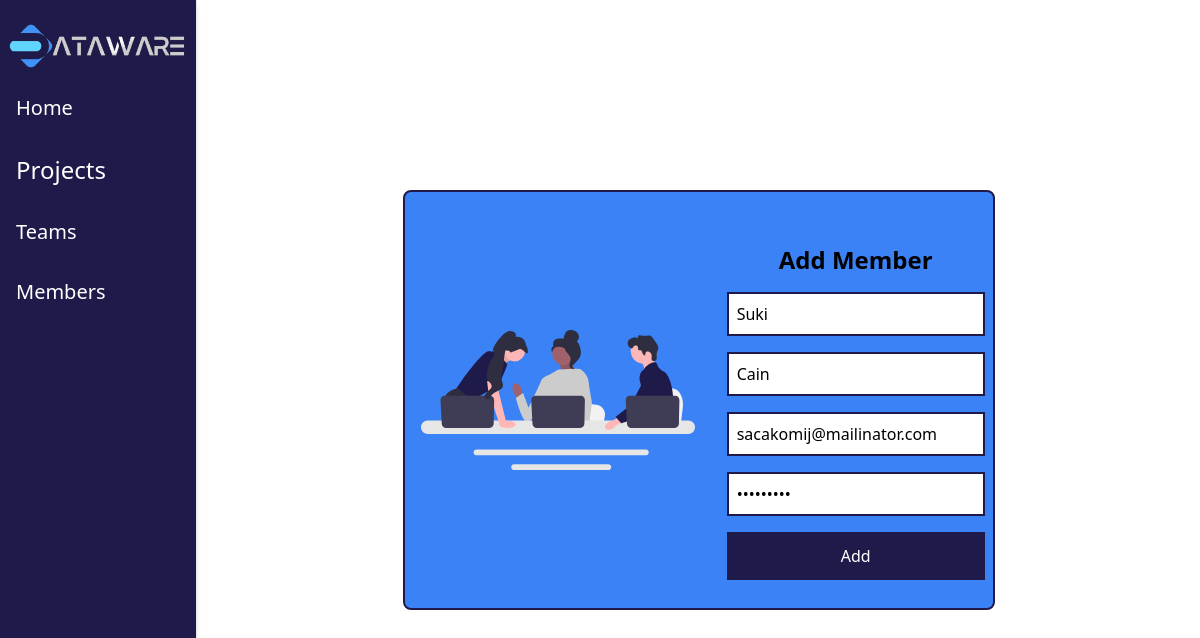
The page /ScrumMaster/updatemember.php?iduser=1 on the database its author committed.
### tables this page shows
CREATE TABLE `users` (
  `iduser` int(11) NOT NULL,
  `password` varchar(255) DEFAULT NULL,
  `email` varchar(255) DEFAULT NULL,
  `rol` int(11) DEFAULT 0,
  `firstname` varchar(50) DEFAULT NULL,
  `lastname` varchar(50) DEFAULT NULL,
  `idteam` int(11) DEFAULT NULL,
  `idproject` int(11) DEFAULT NULL
);

### ScrumMaster/updatemember.php (the view, shortened to what this page needs)
<?php
include ('../connect.php');
?>
<!DOCTYPE html>
<html>
<head>
<link href="https://cdnjs.cloudflare.com/ajax/libs/flowbite/2.2.0/flowbite.min.css" rel="stylesheet" />
    <script src="https://cdn.tailwindcss.com"></script>
</head>
<body class="md:overflow-y-hidden">
    <div class="flex gap-4 mr-4">
        <div class="h-screen w-1/6 bg-white border-r shadow-md md:bg-dark">
            <ul class="space-y-4 text-lg sidebar bg-dark text-white mt-5">
                <div class="flex items-center justify-center">
                    <img src="../image/testlogo.png" alt="logo.png" class="w-full">
                </div>
                <li>
                    <a href="index.php" class="block py-2 px-4 hover:bg-btn hover:text-dark text-xl">Home</a>
                </li>
                <li>
                    <a href="./projet.php" class="block py-2 px-4 hover:bg-btn hover:text-dark text-2xl">Projects</a>
                </li>
                <li>
                    <a href="./teams.php" class="block py-2 px-4 hover:bg-btn hover:text-dark text-xl">Teams</a>
                </li>
                <li>
                    <a href="./member.php" class="block py-2 px-4 hover:bg-btn hover:text-dark text-xl">Members</a>
                </li>
            </ul>
        </div>
  <?php
$data = array();
     if (isset($_GET['iduser'])) {
    $iduser = $_GET['iduser'];
    $sql = "SELECT firstname,lastname,email,password from users WHERE iduser =:iduser";
    $sth = $conn->prepare($sql);
    $sth->execute(['iduser' => $iduser]);
    $data = $sth->fetchAll();
     }
     ?>
        <div class="border-2 border-dark bg-blueText2 md:m-auto md:w-1/2 grid grid-cols-1 md:grid mx-2 md:grid-cols-2 md:gap-10 rounded-lg mt-12">
            <img  class=" md:m-auto md:ml-4" src="../image/undraw_engineering_team_a7n2.svg" alt="signup" >
         <div class="flex flex-col items-center   md:w-full mt-10  ">
         <h1 class="text-2xl font-bold  text-center mt-3">Add Member</h1>
            <form action="" method="post" action="member.php" class="flex flex-col mt-4 gap-4 w-full">
                <div class="mx-2">
                     <input class="border-2 border-dark px-2 py-2   w-full  " type="text" id="fisrtname" name="firstname" required value='<?php echo $data[0]['firstname'];?>'>
                </div>
               <div class="mx-2">
                <input class="border-2 border-dark w-full px-2 py-2  " type="text" id="lastname" name="lastname" required value='<?php echo  $data[0]['lastname'];?>' >
    </div>
    <div class="mx-2">
                <input class="border-2 border-dark  w-full px-2 py-2" type="email" id="username" name="email" required value='<?php echo $data[0]['email'];?>'>
    </div>
    <div class="mx-2">
                <input class="border-2 border-dark   w-full px-2 py-2" type="password" id="password" name="password" required value='<?php echo $data[0]['password'];?>'>
    </div>
             <div class="mx-2">
                <button class="px-4 py-3 text-white w-full  bg-dark mb-5" name="submit" type="submit">Add</button>
    </div>
            </form>
        </div>
    </div>
    </body>
</html>

### rows shown on the page
users: firstname "Suki", lastname "Cain", email "sacakomij@mailinator.com"
